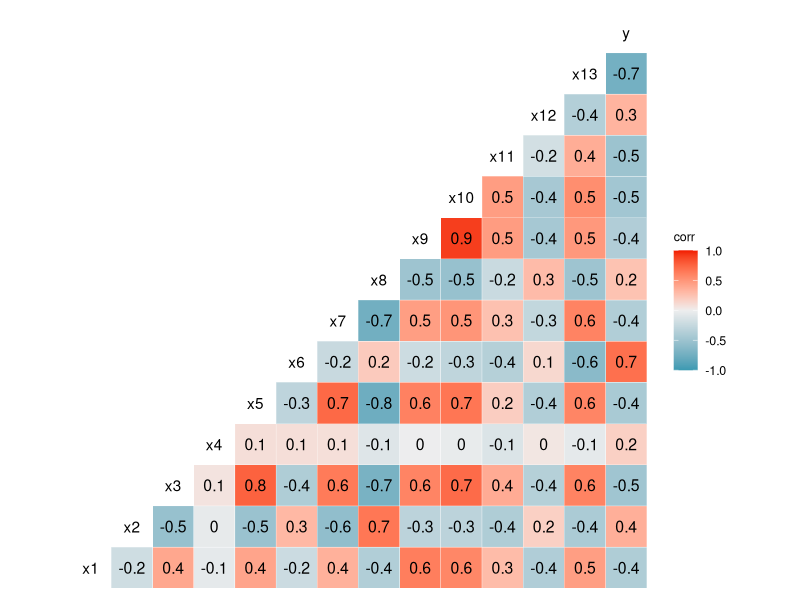
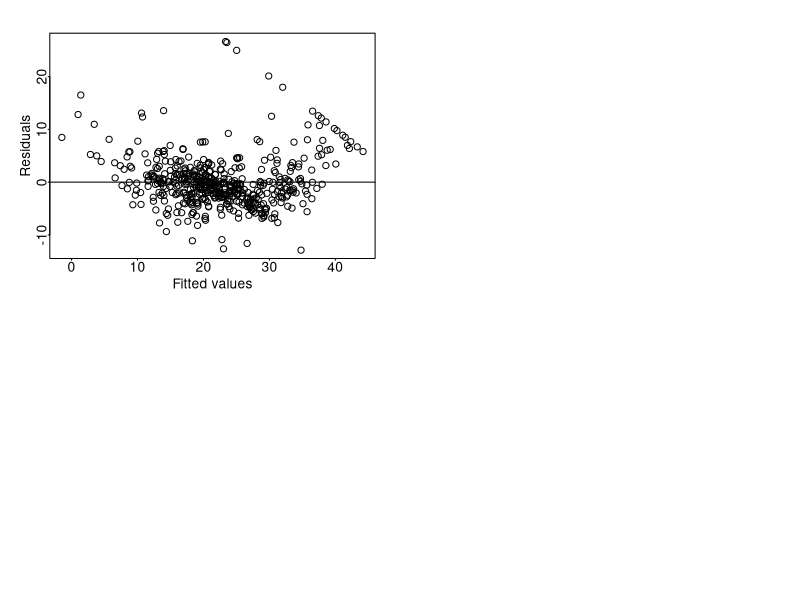
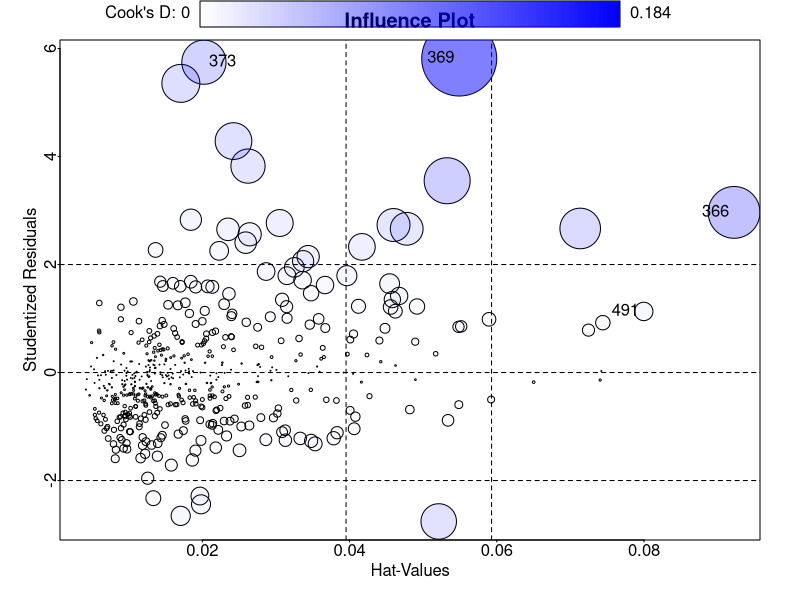

These charts were generated, in order, by the following R code:
## ---- chunk 1
#data
library(tidyverse)
housing <- read.csv("housing.proper.csv")
housing
summary(housing)
## ---- chunk 2
Mode <- function(x) {
  ux <- unique(x)
  ux[which.max(tabulate(match(x, ux)))]
}

apply(housing, 2, Mode)
## ---- chunk 3
library(GGally)
ggcorr(housing[,1:14], name = "corr", label = TRUE)
## ---- chunk 4

colnames(housing) <- c("X1","X2","X3","X4","X5","X6","X7",
                       "X8","X9","X10","X11","X12","X13","Y")
set.seed(67)
housing_mod <- housing[sample(nrow(housing), 253),c(1:14)]
fit_select <- lm(Y ~ X1 + X2 + X3 + X4 + X5 + X6 + X7 + X8 + X9 + X10 + X11 + X12 + X13, data = housing_mod)
summary(fit_select)
## ---- chunk 5
library(MASS)
fit_select2 = lm(Y ~ X1 + X2 + X3 + X5 + X6 + X7 + X8 + X9 + X10 + X11 + X12 + X13, data = housing_mod)
step = stepAIC(fit_select2, direction = "both")
step$anova
## ---- chunk 6
fit_sel <- lm(Y ~ X2 + X5 + X6 + X8 + X9 + X10 + X11 + X12 + X13, data = housing_mod)
newx <- housing[,c(2, 5, 6, 8:13)]
colnames(newx) <- c("X2","X5","X6","X8","X9","X10","X11","X12","X13")
Y_pred <- predict(fit_sel, newx)
Y_obs <- housing[,14] 
n_star <- nrow(newx)
MSPE <- sum( (Y_obs-Y_pred)^2/n_star )
MS_res <- (summary(fit_sel)$sigma)^2

MSPE
MS_res
sum(MSPE - MS_res)
sum((housing_mod$Y - predict(fit_sel))^2)
## ---- chunk 7
library(car)
fit <- lm(Y ~ X2 + X5 + X6 + X8 + X9 + X10 + X11 + X12 + X13, data = housing)
par(mfrow = c(2,2), oma = c(1,1,0,0), 
    mar = c(2,2,2,2), tcl = -0.1, mgp = c(1,0,0))
#plot(fit$residuals~X2, xlab = "X2", ylab = "Residuals")
#abline(h = 0)
#plot(fit$residuals~X5, xlab = "X5", ylab = "Residuals")
#abline(h = 0)
#plot(fit$residuals~X6, xlab = "X6", ylab = "Residuals")
#abline(h = 0)
#plot(fit$residuals~X8, xlab = "X8", ylab = "Residuals")
#abline(h = 0)
#plot(fit$residuals~X9, xlab = "X9", ylab = "Residuals")
#abline(h = 0)
#plot(fit$residuals~X10, xlab = "X10", ylab = "Residuals")
#abline(h = 0)
#plot(fit$residuals~X11, xlab = "X11", ylab = "Residuals")
#abline(h = 0)
#plot(fit$residuals~X12, xlab = "X12", ylab = "Residuals")
#abline(h = 0)
#plot(fit$residuals~X13, xlab = "X13", ylab = "Residuals")
#abline(h = 0)
plot(fit$residuals~fit$fitted.values, xlab = "Fitted values", ylab = "Residuals")
abline(h = 0)
par(mfrow = c(1,1))
## ---- chunk 8
library(car)
# Statistical test
outlierTest(fit)
# Studentized deleted residuals
t <- rstudent(fit)
alpha <- 0.05
n <- length(housing$Y)
p_prime = length(coef(fit)) 
t_crit <- qt(1-alpha/(2*n),n-p_prime-1)
round(t,2)
t_crit
which(abs(t) > t_crit)
## ---- chunk 9
Pii <- hatvalues(fit)
round(Pii, 2)
which(Pii > 2*p_prime/n)
which(Pii > 0.5)
## ---- chunk 10
influencePlot(fit,	id.method="identify", 
              main="Influence Plot", 
              sub="Circle size is proportial to Cook's Distance" )
## ---- chunk 11
DFFITS <- dffits(fit)
which(DFFITS > 1)
which(DFFITS > 2*sqrt(p_prime/n))
## ---- chunk 12
D <- cooks.distance(fit)
which(D > qf(0.2, p_prime, n-p_prime))
## ---- chunk 13
DFBETAS <- dfbetas(fit)
head(DFBETAS)
which(DFBETAS > 1)
which(DFBETAS > 2/(sqrt(n)))
